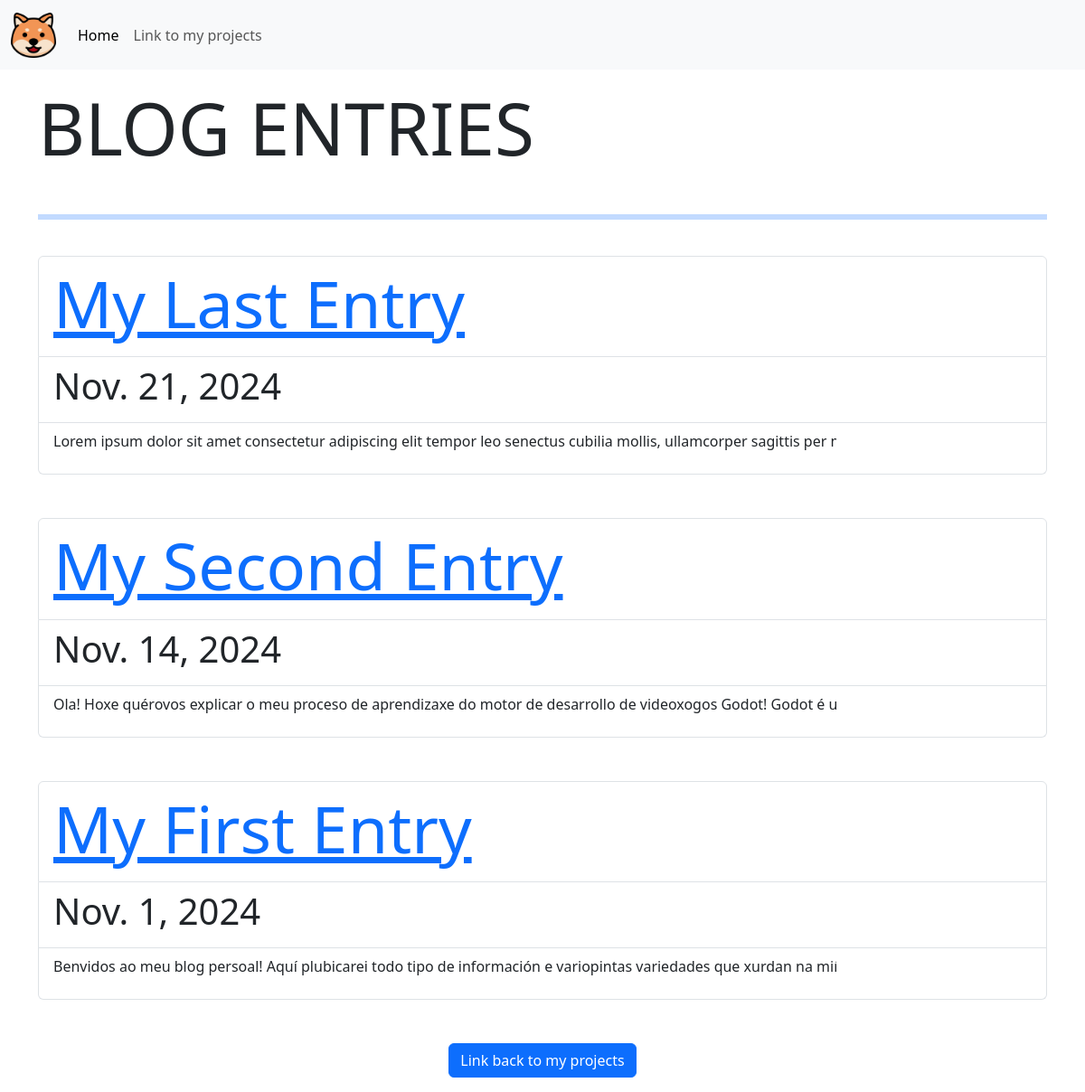
Screenshot of /blog/ with the database file from the repository.
### blog/models.py (models this page shows)
class Blog(models.Model):
    title = models.CharField(max_length=200)
    data = models.DateField()
    description = models.TextField()

### blog/views.py (the view)
# urls.py: path('', views.all_blogs,name='all_blogs'),
def all_blogs(request):
    blogs = Blog.objects.order_by('-data')[:5]
    return render(request,'blog/all_blogs.html',{'blogs':blogs})

### blog/templates/blog/all_blogs.html
<!DOCTYPE html>
{%extends 'blog/base.html'%} {% block content %} {%load static%}
<div class="container mt-3">
	<h1 class="display-1">BLOG ENTRIES</h1>
	<br />
	<hr class="border border-primary border-3 opacity-35" />
	<br />
	{%for blog in blogs%}
	<ul class="list-group">
		<li class="list-group-item">
			<h2 class="display-2">
				<a href="{% url 'blog:detail' blog.id %}">{{blog.title}}</a>
			</h2>
		</li>
		<li class="list-group-item">
			<h6 class="display-6">{{blog.data}}</h6>
		</li>
		<li class="list-group-item">
			<span class="d-block text-truncate" style="max-width: 80%">
				<p>{{blog.description}}</p>
			</span>
		</li>
	</ul>
	<br /><br />
	{%endfor%}
</div>
<p class="text-center">
	<a href="/" class="btn btn-primary">Link back to my projects</a>
</p>
{%endblock%}

### rows the page displays
Blog: title "My Last Entry", data "Nov. 21, 2024", description "Lorem ipsum dolor sit amet consectetur adipiscing elit tempor leo senectus cubilia mollis, ullamcorper sagittis pe…"
Blog: title "My Second Entry", data "Nov. 14, 2024", description "Ola! Hoxe quérovos explicar o meu proceso de aprendizaxe do motor de desarrollo de videoxogos Godot! Godot…"
Blog: title "My First Entry", data "Nov. 1, 2024", description "Benvidos ao meu blog persoal! Aquí plubicarei todo tipo de información e variopintas variedades que xurdan na…"
